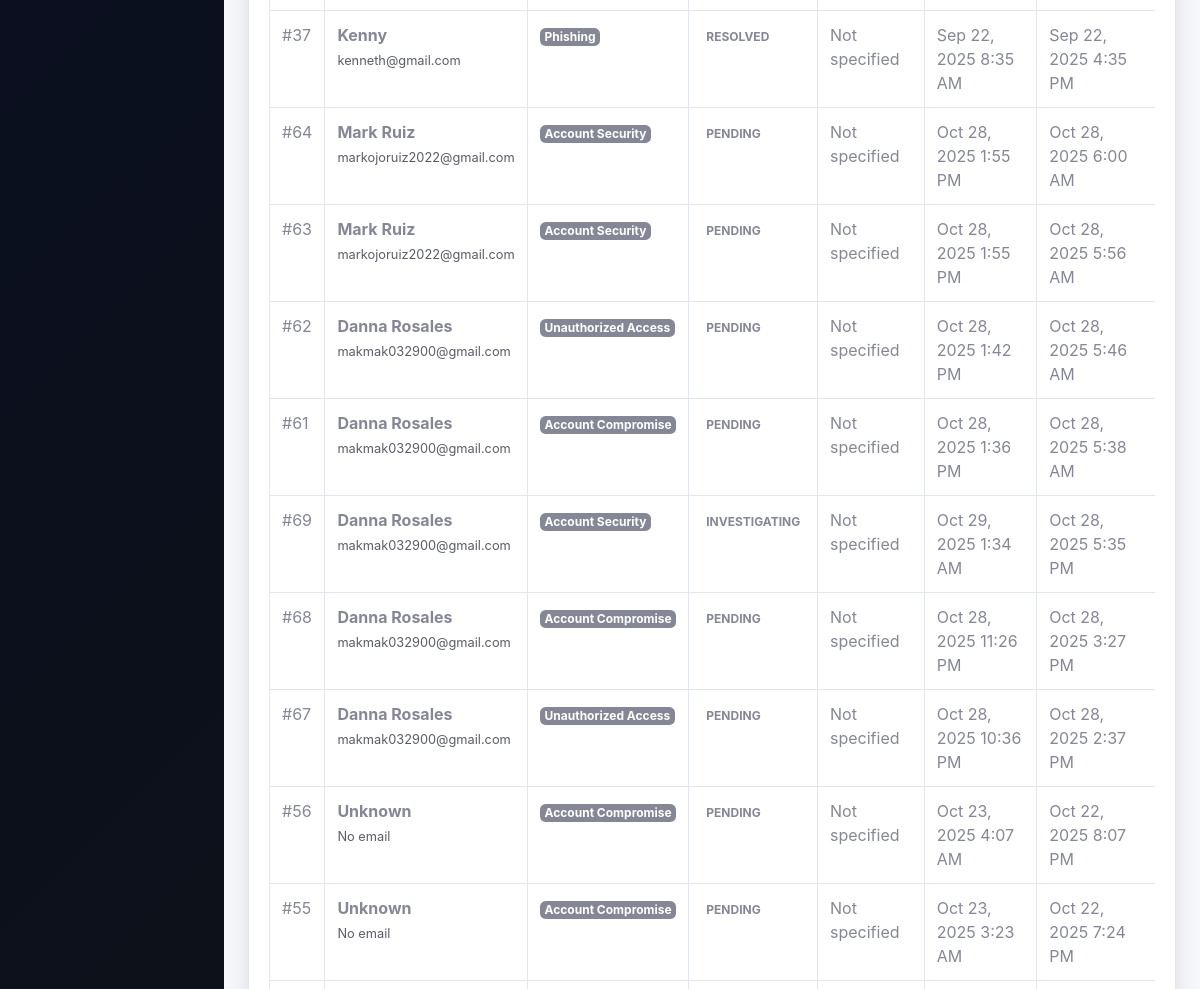
The app's page /admin/reports/index.php (signed in, middle part), older data.
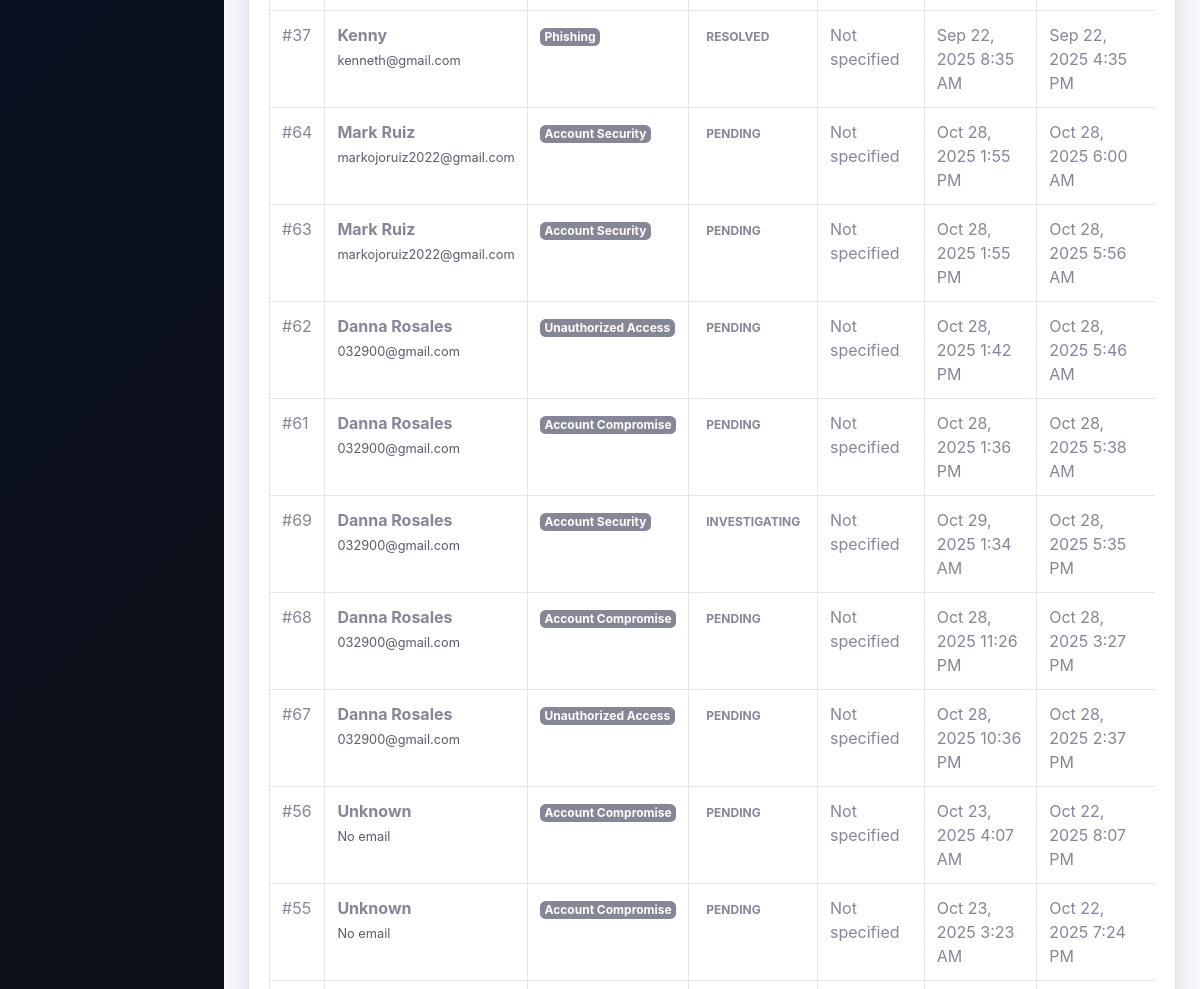
The same page, newer data.
### tables this page shows
CREATE TABLE `incident` (
  `id` int(11) NOT NULL,
  `title` varchar(255) NOT NULL,
  `category` varchar(100) NOT NULL,
  `date` datetime NOT NULL,
  `description` text NOT NULL,
  `location` varchar(255) DEFAULT NULL,
  `severity_level` varchar(50) NOT NULL,
  `full_name` varchar(255) NOT NULL,
  `address` varchar(255) DEFAULT NULL,
  `email` varchar(150) NOT NULL,
  `phone` varchar(50) DEFAULT NULL,
  `notified` varchar(255) DEFAULT NULL,
  `evidence_logs` tinyint(1) DEFAULT 0,
  `evidence_screenshots` tinyint(1) DEFAULT 0,
  `evidence_email` tinyint(1) DEFAULT 0,
  `evidence_other` tinyint(1) DEFAULT 0,
  `additional_info` text DEFAULT NULL,
  `created_at` timestamp NOT NULL DEFAULT current_timestamp(),
  `status` varchar(255) DEFAULT 'PENDING',
  `user_id` int(11) DEFAULT NULL,
  `suggestion` text DEFAULT NULL,
  `user_deleted` tinyint(1) DEFAULT 0 COMMENT 'Flag to mark incidents as deleted from user view',
  `deleted_by_admin` tinyint(1) DEFAULT 0
);

CREATE TABLE `users` (
  `user_id` int(11) NOT NULL,
  `email` varchar(255) DEFAULT NULL,
  `password` varchar(255) DEFAULT NULL,
  `name` varchar(255) DEFAULT NULL,
  `barangay` varchar(100) DEFAULT NULL,
  `latitude` decimal(10,8) DEFAULT NULL,
  `longitude` decimal(11,8) DEFAULT NULL,
  `status` varchar(11) NOT NULL DEFAULT 'ACTIVE',
  `role` varchar(50) NOT NULL DEFAULT 'user',
  `is_verified` tinyint(1) NOT NULL DEFAULT 0,
  `verification_token` varchar(255) DEFAULT NULL,
  `token_expiry` datetime DEFAULT NULL,
  `created_at` timestamp NOT NULL DEFAULT current_timestamp(),
  `updated_at` timestamp NOT NULL DEFAULT current_timestamp() ON UPDATE current_timestamp(),
  `address` varchar(255) DEFAULT NULL
);

### loginverification.php (called while the page is built, shortened)
<?php
function logged_in(){
    if(isset($_SESSION['user_id']) && !empty($_SESSION['user_id'])){
        return true;
    } else {
        return false;
    }
}
?>

### admin/reports/index.php (the view, shortened to what this page needs)
<?php
include '../../connectMySql.php';
include '../../loginverification.php';
if(logged_in()){
    $whereConditions = [];
    $whereClause = !empty($whereConditions) ? 'WHERE ' . implode(' AND ', $whereConditions) : '';
    $query = "SELECT i.*, u.name as user_name, u.email as user_email
              FROM incident i
              LEFT JOIN users u ON i.user_id = u.user_id
              $whereClause
              ORDER BY i.created_at DESC";
    $result = mysqli_query($conn, $query);
?>
<!DOCTYPE html>
<html lang="en">
<head>
    <link rel="stylesheet" href="https://cdnjs.cloudflare.com/ajax/libs/font-awesome/5.15.4/css/all.min.css" />
    <link href="../../css/sb-admin-2.min.css" rel="stylesheet">
    <link rel="stylesheet" href="https://cdn.datatables.net/1.13.8/css/dataTables.bootstrap4.min.css">
</head>
<body id="page-top">
    <div id="wrapper">
        <?php include '../sidebar.php'; ?>
        <div id="content-wrapper" class="d-flex flex-column">
            <div id="content">
                <div class="container-fluid">
                    <div class="card shadow mb-4">
                        <div class="card-body">
                            <div class="table-responsive">
                                <table class="table table-bordered" id="dataTable" width="100%" cellspacing="0">
                                    <tbody>
                                        <?php if($result && mysqli_num_rows($result) > 0): ?>
                                            <?php while($row = mysqli_fetch_assoc($result)): ?>
                                            <tr>
                                                <td>#<?php echo $row['id']; ?></td>
                                                <td>
                                                    <div>
                                                        <strong><?php echo htmlspecialchars($row['user_name'] ?? 'Unknown'); ?></strong><br>
                                                        <small class="text-dark"><?php echo htmlspecialchars($row['user_email'] ?? 'No email'); ?></small>
                                                    </div>
                                                </td>
                                                <td>
                                                    <span class="badge badge-secondary">
                                                        <?php echo ucfirst(str_replace('_', ' ', $row['category'] ?? 'Other')); ?>
                                                    </span>
                                                </td>
                                                <td>
                                                    <span class="badge status-<?php echo $row['status'] ?? 'pending'; ?>">
                                                        <?php echo ucfirst(str_replace('_', ' ', $row['status'] ?? 'Pending')); ?>
                                                    </span>
                                                </td>
                                                <td><?php echo htmlspecialchars($row['system_affected'] ?? 'Not specified'); ?></td>
                                                <td>
                                                    <?php
                                                    if(isset($row['date']) && $row['date']) {
                                                        echo date('M j, Y g:i A', strtotime($row['date']));
                                                    } else {
                                                        echo 'Not specified';
                                                    }
                                                    ?>
                                                </td>
                                                <td><?php echo date('M j, Y g:i A', strtotime($row['created_at'])); ?></td>
                                            </tr>
                                            <?php endwhile; ?>
                                        <?php endif; ?>
                                    </tbody>
                                </table>
                            </div>
                        </div>
                    </div>
                </div>
            </div>
        </div>
    </div>
</body>
</html>
<?php
} else {
    header('location:../../index.php');
}
?>

Row changes from the older to the newer data that the page shows:
changed through a linked row, incident "Oct 29, 2025 1:34 AM": user.email "makmak032900@gmail.com" → "032900@gmail.com"
changed through a linked row, incident "Oct 28, 2025 11:26 PM": user.email "makmak032900@gmail.com" → "032900@gmail.com"
changed through a linked row, incident "Oct 28, 2025 10:36 PM": user.email "makmak032900@gmail.com" → "032900@gmail.com"
changed through a linked row, incident "Oct 28, 2025 1:42 PM": user.email "makmak032900@gmail.com" → "032900@gmail.com"
changed through a linked row, incident "Oct 28, 2025 1:36 PM": user.email "makmak032900@gmail.com" → "032900@gmail.com"
